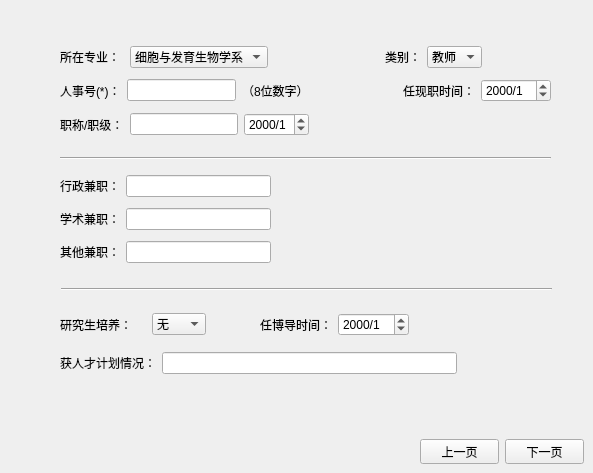
     <widget class="QWidget" name="tab_3">
      <attribute name="title">
       <string>工作信息</string>
      </attribute>
      <widget class="QWidget" name="layoutWidget_5">
       <property name="geometry">
        <rect>
         <x>420</x>
         <y>439</y>
         <width>164</width>
         <height>25</height>
        </rect>
       </property>
       <layout class="QHBoxLayout" name="horizontalLayout_24">
        <item>
         <widget class="QPushButton" name="m_Page3Pre">
          <property name="text">
           <string>上一页</string>
          </property>
         </widget>
        </item>
        <item>
         <spacer name="horizontalSpacer_17">
          <property name="orientation">
           <enum>Qt::Horizontal</enum>
          </property>
          <property name="sizeHint" stdset="0">
           <size>
            <width>40</width>
            <height>20</height>
           </size>
          </property>
         </spacer>
        </item>
        <item>
         <widget class="QPushButton" name="m_Page3Next">
          <property name="text">
           <string>下一页</string>
          </property>
         </widget>
        </item>
       </layout>
      </widget>
      <widget class="Line" name="line_3">
       <property name="geometry">
        <rect>
         <x>60</x>
         <y>150</y>
         <width>491</width>
         <height>16</height>
        </rect>
       </property>
       <property name="orientation">
        <enum>Qt::Horizontal</enum>
       </property>
      </widget>
      <widget class="Line" name="line_4">
       <property name="geometry">
        <rect>
         <x>61</x>
         <y>281</y>
         <width>491</width>
         <height>16</height>
        </rect>
       </property>
       <property name="orientation">
        <enum>Qt::Horizontal</enum>
       </property>
      </widget>
      <widget class="QWidget" name="layoutWidget_4">
       <property name="geometry">
        <rect>
         <x>60</x>
         <y>41</y>
         <width>491</width>
         <height>101</height>
        </rect>
       </property>
       <layout class="QGridLayout" name="gridLayout">
        <item row="0" column="0">
         <layout class="QHBoxLayout" name="horizontalLayout_22">
          <item>
           <widget class="QLabel" name="label_10">
            <property name="text">
             <string>所在专业： </string>
            </property>
           </widget>
          </item>
          <item>
           <widget class="QComboBox" name="m_Department">
            <property name="sizePolicy">
             <sizepolicy hsizetype="MinimumExpanding" vsizetype="Fixed">
              <horstretch>0</horstretch>
              <verstretch>0</verstretch>
             </sizepolicy>
            </property>
            <property name="maxVisibleItems">
             <number>20</number>
            </property>
            <item>
             <property name="text">
              <string>细胞与发育生物学系</string>
             </property>
            </item>
            <item>
             <property name="text">
              <string>遗传学系</string>
             </property>
            </item>
            <item>
             <property name="text">
              <string>植物学与动物学系</string>
             </property>
            </item>
            <item>
             <property name="text">
              <string>病毒学系</string>
             </property>
            </item>
            <item>
             <property name="text">
              <string>微生物学系</string>
             </property>
            </item>
            <item>
             <property name="text">
              <string>生物化学系</string>
             </property>
            </item>
            <item>
             <property name="text">
              <string>实验中心</string>
             </property>
            </item>
            <item>
             <property name="text">
              <string>公共服务中心</string>
             </property>
            </item>
            <item>
             <property name="text">
              <string>仪器设备共享中心</string>
             </property>
            </item>
            <item>
             <property name="text">
              <string>院党政办公室</string>
             </property>
            </item>
            <item>
             <property name="text">
              <string>其他</string>
             </property>
            </item>
           </widget>
          </item>
          <item>
           <spacer name="horizontalSpacer_21">
            <property name="orientation">
             <enum>Qt::Horizontal</enum>
            </property>
            <property name="sizeHint" stdset="0">
             <size>
              <width>40</width>
              <height>20</height>
             </size>
            </property>
           </spacer>
          </item>
         </layout>
        </item>
        <item row="0" column="1">
         <layout class="QHBoxLayout" name="horizontalLayout_19">
          <item>
           <spacer name="horizontalSpacer_18">
            <property name="orientation">
             <enum>Qt::Horizontal</enum>
            </property>
            <property name="sizeHint" stdset="0">
             <size>
              <width>40</width>
              <height>20</height>
             </size>
            </property>
           </spacer>
          </item>
          <item>
           <widget class="QLabel" name="label_12">
            <property name="text">
             <string>类别：</string>
            </property>
           </widget>
          </item>
          <item>
           <widget class="QComboBox" name="m_Category">
            <item>
             <property name="text">
              <string>教师</string>
             </property>
            </item>
            <item>
             <property name="text">
              <string>管理</string>
             </property>
            </item>
            <item>
             <property name="text">
              <string>专技</string>
             </property>
            </item>
            <item>
             <property name="text">
              <string>工人</string>
             </property>
            </item>
           </widget>
          </item>
          <item>
           <spacer name="horizontalSpacer_22">
            <property name="orientation">
             <enum>Qt::Horizontal</enum>
            </property>
            <property name="sizeHint" stdset="0">
             <size>
              <width>40</width>
              <height>20</height>
             </size>
            </property>
           </spacer>
          </item>
         </layout>
        </item>
        <item row="1" column="0">
         <layout class="QHBoxLayout" name="horizontalLayout_20">
          <item>
           <widget class="QLabel" name="label_21">
            <property name="text">
             <string>人事号(*)：</string>
            </property>
           </widget>
          </item>
          <item>
           <widget class="QLineEdit" name="m_PersonnelNo"/>
          </item>
          <item>
           <widget class="QLabel" name="label_34">
            <property name="text">
             <string>（8位数字）</string>
            </property>
           </widget>
          </item>
         </layout>
        </item>
        <item row="1" column="1">
         <layout class="QHBoxLayout" name="horizontalLayout_21">
          <item>
           <spacer name="horizontalSpacer_20">
            <property name="orientation">
             <enum>Qt::Horizontal</enum>
            </property>
            <property name="sizeHint" stdset="0">
             <size>
              <width>40</width>
              <height>20</height>
             </size>
            </property>
           </spacer>
          </item>
          <item>
           <widget class="QLabel" name="label_22">
            <property name="text">
             <string>任现职时间：</string>
            </property>
           </widget>
          </item>
          <item>
           <widget class="QDateEdit" name="m_CurrentPositionTime">
            <property name="maximumSize">
             <size>
              <width>70</width>
              <height>16777215</height>
             </size>
            </property>
            <property name="displayFormat">
             <string>yyyy/M</string>
            </property>
           </widget>
          </item>
         </layout>
        </item>
        <item row="2" column="0">
         <layout class="QHBoxLayout" name="horizontalLayout_23">
          <item>
           <widget class="QLabel" name="label_23">
            <property name="text">
             <string>职称/职级：</string>
            </property>
           </widget>
          </item>
          <item>
           <widget class="QLineEdit" name="m_TitleAndRank">
            <property name="minimumSize">
             <size>
              <width>0</width>
              <height>0</height>
             </size>
            </property>
            <property name="maximumSize">
             <size>
              <width>16777215</width>
              <height>16777215</height>
             </size>
            </property>
           </widget>
          </item>
          <item>
           <widget class="QDateEdit" name="m_TitleTime">
            <property name="minimumSize">
             <size>
              <width>65</width>
              <height>0</height>
             </size>
            </property>
            <property name="maximumSize">
             <size>
              <width>65</width>
              <height>16777215</height>
             </size>
            </property>
            <property name="displayFormat">
             <string>yyyy/M</string>
            </property>
           </widget>
          </item>
         </layout>
        </item>
        <item row="2" column="1">
         <spacer name="horizontalSpacer_19">
          <property name="orientation">
           <enum>Qt::Horizontal</enum>
          </property>
          <property name="sizeHint" stdset="0">
           <size>
            <width>40</width>
            <height>20</height>
           </size>
          </property>
         </spacer>
        </item>
       </layout>
      </widget>
      <widget class="QWidget" name="layoutWidget_6">
       <property name="geometry">
        <rect>
         <x>60</x>
         <y>170</y>
         <width>211</width>
         <height>101</height>
        </rect>
       </property>
       <layout class="QVBoxLayout" name="verticalLayout_11">
        <item>
         <layout class="QHBoxLayout" name="horizontalLayout_18">
          <item>
           <widget class="QLabel" name="label_37">
            <property name="text">
             <string>行政兼职：</string>
            </property>
           </widget>
          </item>
          <item>
           <widget class="QLineEdit" name="m_AdministrationParttime"/>
          </item>
         </layout>
        </item>
        <item>
         <layout class="QHBoxLayout" name="horizontalLayout_30">
          <item>
           <widget class="QLabel" name="label_35">
            <property name="text">
             <string>学术兼职：</string>
            </property>
           </widget>
          </item>
          <item>
           <widget class="QLineEdit" name="m_AcademicPartTime"/>
          </item>
         </layout>
        </item>
        <item>
         <layout class="QHBoxLayout" name="horizontalLayout_16">
          <item>
           <widget class="QLabel" name="label_38">
            <property name="text">
             <string>其他兼职：</string>
            </property>
           </widget>
          </item>
          <item>
           <widget class="QLineEdit" name="m_OtherParttime"/>
          </item>
         </layout>
        </item>
       </layout>
      </widget>
      <widget class="QWidget" name="layoutWidget_7">
       <property name="geometry">
        <rect>
         <x>60</x>
         <y>303</y>
         <width>397</width>
         <height>81</height>
        </rect>
       </property>
       <layout class="QVBoxLayout" name="verticalLayout_10">
        <item>
         <layout class="QHBoxLayout" name="horizontalLayout_35">
          <item>
           <layout class="QHBoxLayout" name="horizontalLayout_32">
            <item>
             <widget class="QLabel" name="label_39">
              <property name="text">
               <string>研究生培养：    </string>
              </property>
             </widget>
            </item>
            <item>
             <widget class="QComboBox" name="m_GraduateTrain">
              <item>
               <property name="text">
                <string>无</string>
               </property>
              </item>
              <item>
               <property name="text">
                <string>硕导</string>
               </property>
              </item>
              <item>
               <property name="text">
                <string>博导</string>
               </property>
              </item>
             </widget>
            </item>
           </layout>
          </item>
          <item>
           <layout class="QHBoxLayout" name="horizontalLayout_31">
            <item>
             <spacer name="horizontalSpacer_24">
              <property name="orientation">
               <enum>Qt::Horizontal</enum>
              </property>
              <property name="sizeHint" stdset="0">
               <size>
                <width>40</width>
                <height>20</height>
               </size>
              </property>
             </spacer>
            </item>
            <item>
             <widget class="QLabel" name="label_40">
              <property name="text">
               <string>任博导时间：</string>
              </property>
             </widget>
            </item>
            <item>
             <widget class="QDateEdit" name="m_TeacherTime">
              <property name="displayFormat">
               <string>yyyy/M</string>
              </property>
             </widget>
            </item>
            <item>
             <spacer name="horizontalSpacer_25">
              <property name="orientation">
               <enum>Qt::Horizontal</enum>
              </property>
              <property name="sizeHint" stdset="0">
               <size>
                <width>40</width>
                <height>20</height>
               </size>
              </property>
             </spacer>
            </item>
           </layout>
          </item>
         </layout>
        </item>
        <item>
         <layout class="QHBoxLayout" name="horizontalLayout_17">
          <item>
           <widget class="QLabel" name="label_36">
            <property name="text">
             <string>获人才计划情况：</string>
            </property>
           </widget>
          </item>
          <item>
           <widget class="QLineEdit" name="m_PersonnelPlan"/>
          </item>
         </layout>
        </item>
       </layout>
      </widget>
     </widget>
